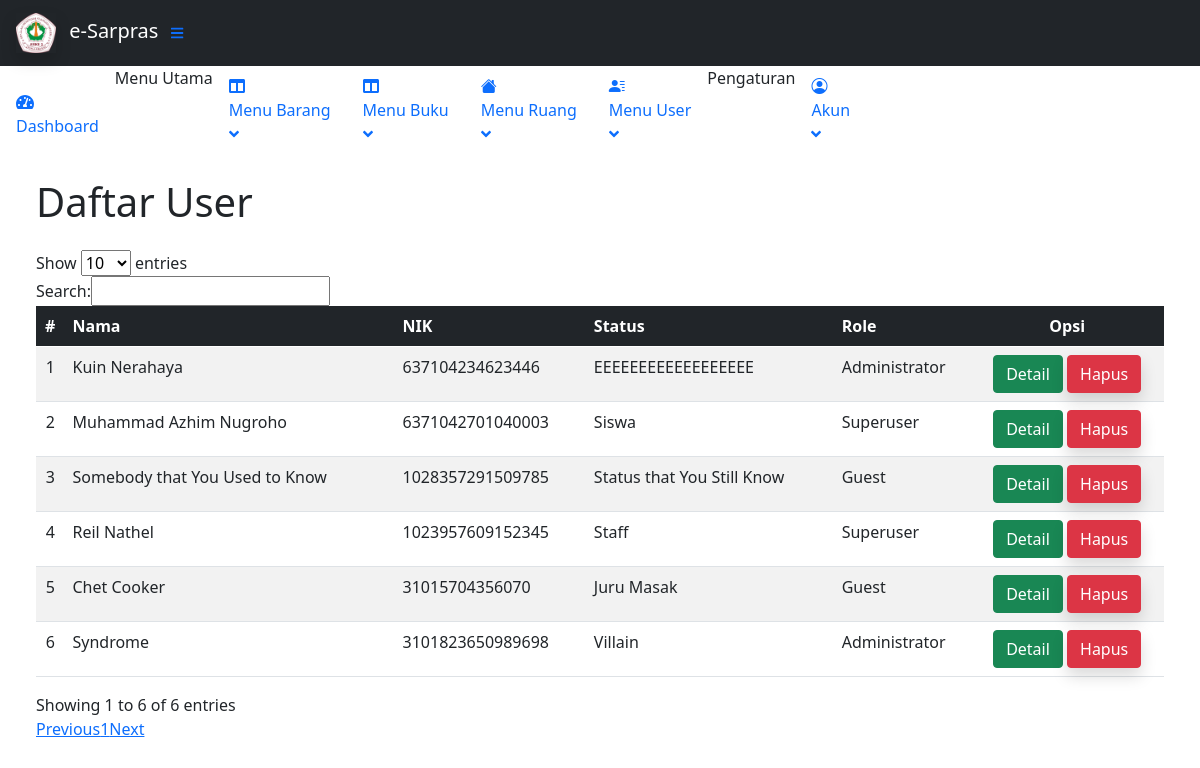
The page /contents/Barang/index.php?page=Userlist on the database as committed earlier.
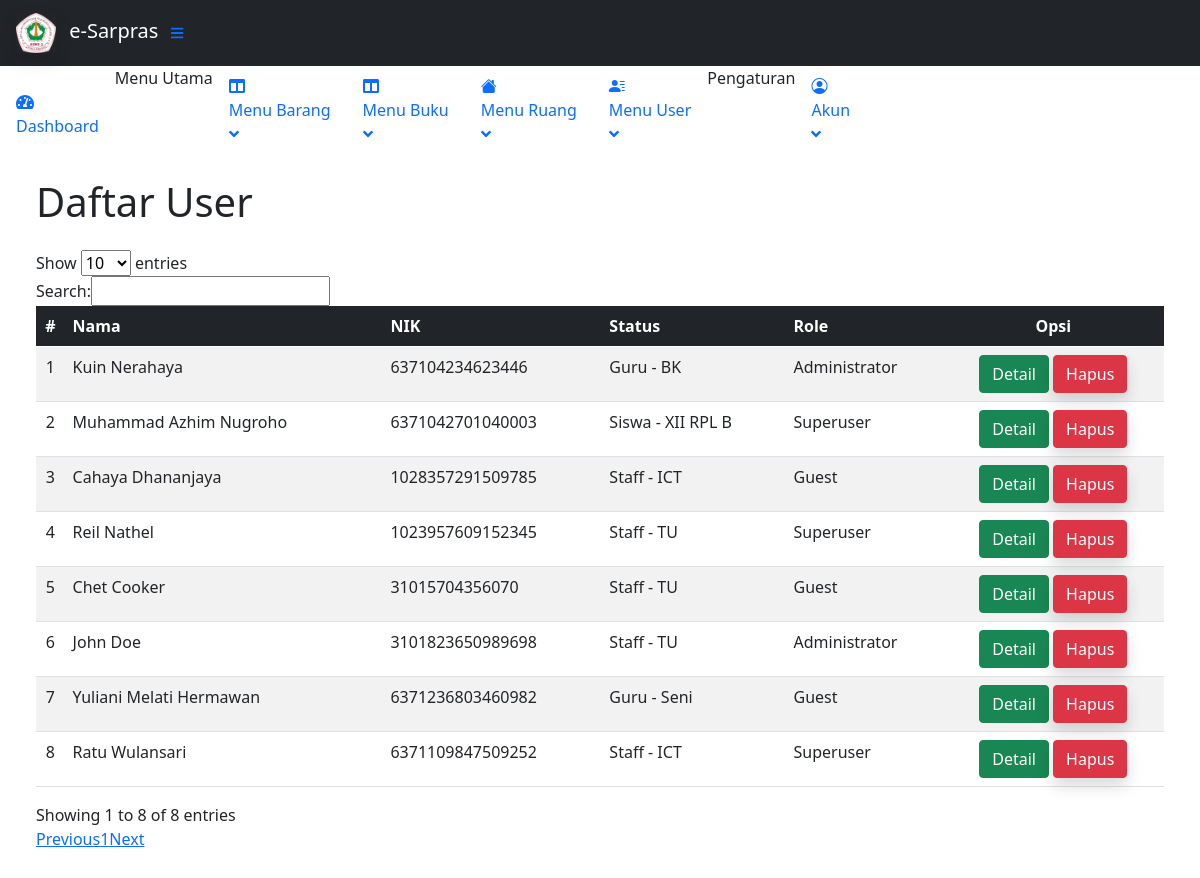
The same page on the database as committed later.
### tables this page shows
CREATE TABLE `tuser` (
  `idUser` int(11) NOT NULL,
  `username` varchar(30) NOT NULL,
  `password` varchar(255) NOT NULL,
  `role` enum('Superuser','Administrator','Guest') NOT NULL,
  `nik` varchar(16) DEFAULT NULL,
  `nama` varchar(30) NOT NULL,
  `fotoProfil` varchar(255) DEFAULT '''person-fill.svg''',
  `gender` enum('Laki-laki','Perempuan') NOT NULL,
  `agama` enum('Budha','Hindu','Islam','Katholik','Kristen') NOT NULL,
  `telpon` varchar(13) DEFAULT NULL,
  `email` varchar(30) DEFAULT NULL,
  `tanggalLahir` date DEFAULT NULL,
  `alamat` varchar(50) DEFAULT NULL,
  `status` varchar(50) DEFAULT NULL,
  `isDeleted` tinyint(1) NOT NULL DEFAULT '0'
);

### config/userfunctions.php (called while the page is built, shortened)
<?php
	include 'connect.php';
	function query($query) {
		global $db;
		$result = mysqli_query($db, $query);
		$rows = [];
		while( $row = mysqli_fetch_assoc($result) ) {
			$rows[] = $row;
		}
		return $rows;
	}
 ?>

### contents/User/tableuser.php (the view)
<?php
    require 'config/userfunctions.php';
    $users = query('SELECT * FROM tuser WHERE isDeleted = 0');
 ?>
<main>
    <div class="container-fluid px-4">
        <h1 class="mt-4 mb-4">Daftar User</h1>
        <div class="mb-5">
            <table id="example" class="display nowrap table-striped table" style="width:100%">
                <thead class="table-dark">
                    <tr>
                        <th class="text-center">#</th>
                        <th>Nama</th>
                        <th>NIK</th>
                        <th>Status</th>
                        <th>Role</th>
                        <th class="text-center">Opsi</th>
                    </tr>
                </thead>
                <tbody class="">
                    <?php $count = 1; ?>
                    <?php foreach($users as $user) : ?>
                		<tr>
                			<td class="text-center"><?= $count; ?></td>
                			<td><?= $user['nama']; ?></td>
                            <td><?= $user['nik']; ?></td>
                			<td><?= $user['status']; ?></td>
                            <td><?= $user['role']; ?></td>
                			<td class="text-center">
                				<a href="index.php?page=UserDetail&id=<?= $user['idUser']; ?>" class="btn btn-success">Detail</a>
                                <a href="index.php?page=Userdelete&id=<?= $user['idUser']; ?>" class="btn btn-danger shadow" onclick="return confirm('apakah yakin akan dihapus?')">Hapus</a>
                			</td>
                		</tr>
                        <?php $count++ ?>
                    <?php endforeach; ?>
                </tbody>
            </table>
        </div>
    </div>
</main>

### contents/Barang/index.php (shortened to what this page needs)
<!DOCTYPE html>
<html lang="en">
    <head>
        <link rel="stylesheet" href="https://cdn.jsdelivr.net/npm/bootstrap-icons@1.5.0/font/bootstrap-icons.css">
        <link href="Assets/css/indexstyles.css" rel="stylesheet" />
        <link rel="stylesheet" href="Assets/css/index.css">
        <link rel="stylesheet" type="text/css" href="https://cdnjs.cloudflare.com/ajax/libs/twitter-bootstrap/5.0.1/css/bootstrap.min.css"/>
        <link rel="stylesheet" type="text/css" href="https://cdn.datatables.net/v/bs5/dt-1.11.2/r-2.2.9/datatables.min.css"/>
    </head>
    <body>
        <?php include 'Assets/templates/navbar.php' ?>
        <div class="container-fluid">
            <?php
                if( isset($_GET['page']) ) {
                    $page = $_GET['page'];
                    switch ($page) {
                        case 'Userlist':
                            include 'contents/User/tableuser.php';
                            break;
                    }
                }else {
                    include 'contents/dashboard.php';
                }
             ?>
                </div>
            </div>
    </body>
</html>

### Assets/templates/navbar.php (shortened to what this page needs)
<nav class="sb-topnav navbar navbar-expand navbar-dark bg-dark ps-3">
        <a class="navbar-brand me-1" href="./">
            <img src="Assets/img/logosmkn2.png" alt="" class="img img-responsive shadow me-2" width="40">
            e-Sarpras
        </a>
        <button class="btn btn-link btn-sm order-1 order-lg-0 me-4" id="sidebarToggle" href="#!"><i class="fas fa-bars"></i></button>
    </nav>
    <div id="layoutSidenav">
        <div id="layoutSidenav_nav">
            <nav class="sb-sidenav accordion sb-sidenav-dark" id="sidenavAccordion">
                <div class="sb-sidenav-menu">
                        <div class="nav">
                            <a class="nav-link mt-3" href="./">
                                <div class="sb-nav-link-icon"><i class="fas fa-tachometer-alt"></i></div>
                                Dashboard
                            </a>
                            <div class="sb-sidenav-menu-heading">Menu Utama</div>
                            <a class="nav-link collapsed" href="#" data-bs-toggle="collapse" data-bs-target="#collapseBarang" aria-expanded="false" aria-controls="collapseBarang">
                                <div class="sb-nav-link-icon"><i class="fas fa-columns"></i></div>
                                Menu Barang
                                <div class="sb-sidenav-collapse-arrow"><i class="fas fa-angle-down"></i></div>
                            </a>
                            <a class="nav-link collapsed" href="#" data-bs-toggle="collapse" data-bs-target="#collapseBuku" aria-expanded="false" aria-controls="collapseBuku">
                                <div class="sb-nav-link-icon"><i class="fas fa-columns"></i></div>
                                Menu Buku
                                <div class="sb-sidenav-collapse-arrow"><i class="fas fa-angle-down"></i></div>
                            </a>
                            <a class="nav-link collapsed" href="#" data-bs-toggle="collapse" data-bs-target="#collapseLayouts" aria-expanded="false" aria-controls="collapseLayouts">
                                <div class="sb-nav-link-icon"><i class="bi bi-house-fill"></i></div>
                                Menu Ruang
                                <div class="sb-sidenav-collapse-arrow"><i class="fas fa-angle-down"></i></div>
                            </a>
                            <a class="nav-link collapsed <?= eclAdminGuest; ?>" href="#" data-bs-toggle="collapse" data-bs-target="#collapseUser" aria-expanded="false" aria-controls="collapseUser">
                                <div class="sb-nav-link-icon"><i class="bi bi-person-lines-fill"></i></div>
                                Menu User
                                <div class="sb-sidenav-collapse-arrow"><i class="fas fa-angle-down"></i></div>
                            </a>
                            <div class="sb-sidenav-menu-heading">Pengaturan</div>
                            <a class="nav-link collapsed" href="#" data-bs-toggle="collapse" data-bs-target="#collapseAkun" aria-expanded="false" aria-controls="collapseAkun">
                                <div class="sb-nav-link-icon"><i class="bi bi-person-circle"></i></div>
                                Akun
                                <div class="sb-sidenav-collapse-arrow"><i class="fas fa-angle-down"></i></div>
                            </a>
                        </div>
                    </div>
            </nav>
        </div>

Rows that differ between the two databases and show on the page:
changed tuser "Kuin Nerahaya": status "EEEEEEEEEEEEEEEEEE" → "Guru - BK"
changed tuser "Muhammad Azhim Nugroho": status "Siswa" → "Siswa - XII RPL B"
changed tuser: nama "Somebody that You Used to Know" → "Cahaya Dhananjaya"; status "Status that You Still Know" → "Staff - ICT"
changed tuser "Reil Nathel": status "Staff" → "Staff - TU"
changed tuser "Chet Cooker": status "Juru Masak" → "Staff - TU"
changed tuser: nama "Syndrome" → "John Doe"; status "Villain" → "Staff - TU"
added tuser: nama "Yuliani Melati Hermawan", nik "6371236803460982", status "Guru - Seni", role "Guest"
added tuser: nama "Ratu Wulansari", nik "6371109847509252", status "Staff - ICT", role "Superuser"
Other text that changed with them:
text written by a page script: "Show entries Search: Showing 1 to 6 of 6 entries Previous 1 Next" → "Show entries Search: Showing 1 to 8 of 8 entries Previous 1 Next"
